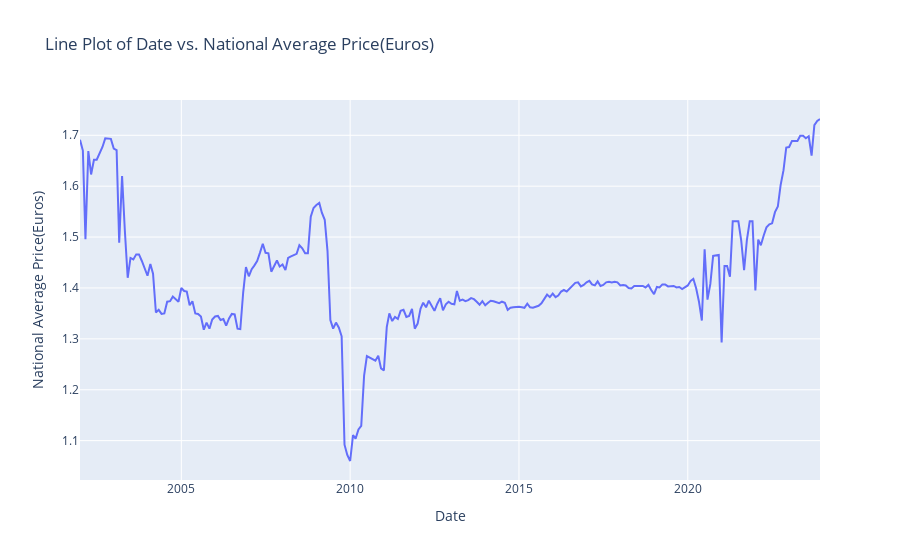

Here is the notebook cell this chart was saved with:
### Markdown cell above
## Line Plot for National Average banana price vs Date

### Code cell
import plotly.express as px

# Convert 'date' column to datetime
banana_price['date'] = pd.to_datetime(banana_price['date'])

# Plotly Express Line Plot
fig = px.line(banana_price, x='date', y='National Average Price(Euros)', 
              title='Line Plot of Date vs. National Average Price(Euros)',
              labels={'National Average Price(Euros)': 'National Average Price(Euros)'})

# Update x-axis title
fig.update_xaxes(title_text='Date')

# Show the plot
fig.show()

### Figure 1 — Plotly figure (JSON) as saved in the notebook; plotly's stock layout.template omitted (floating-point values rounded to 4 significant figures; data arrays with more than 128 entries replaced by an {"elided": "..."} marker saying what was removed)
{"data": [{"hovertemplate": "date=%{x}<br>National Average Price(Euros)=%{y}<extra></extra>", "legendgroup": "", "line": {"color": "#636efa", "dash": "solid"}, "marker": {"symbol": "circle"}, "mode": "lines", "name": "", "orientation": "v", "showlegend": false, "type": "scatter", "x": {"elided": "264 str values"}, "xaxis": "x", "y": {"elided": "264 float values"}, "yaxis": "y"}], "layout": {"legend": {"tracegroupgap": 0}, "title": {"text": "Line Plot of Date vs. National Average Price(Euros)"}, "xaxis": {"anchor": "y", "domain": [0, 1], "title": {"text": "Date"}}, "yaxis": {"anchor": "x", "domain": [0, 1], "title": {"text": "National Average Price(Euros)"}}}}
